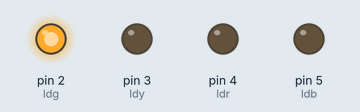
The sketch below on a simulated Arduino Uno, built with avr-gcc and run on an emulated ATmega328P. Parts: output pins drawn as LEDs (lit = HIGH). What the sketch prints to the serial monitor is not drawn.

Above: at 0.5 s.
At 2.0 s:
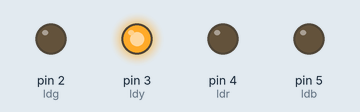
At 3.5 s:
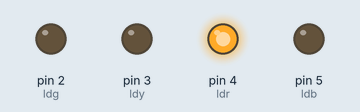
At 5.0 s:
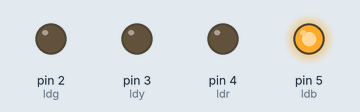
At 6.0 s:
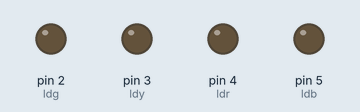
Timing chart, 0 to 8.5 s (numbered marks = the images above):
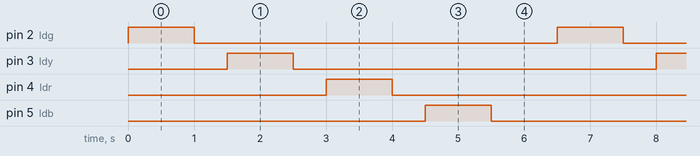

Measured:
- by itself, pin 2 (ldg), pin 3 (ldy), pin 4 (ldr), pin 5 (ldb): alternates HIGH for 1.0 s and LOW for 5.5 s
- by itself, everything shown: repeats every 6.5 s, in 8 steps

The sketch:

genius_teste.ino
```cpp
#define ldg 2
#define ldy 3
#define ldr 4
#define ldb 5
#define second 1000
#define half_second 500

void setup() {
  // put your setup code here, to run once:
  Serial.begin(9600);
  pinMode(ldg,OUTPUT);
  pinMode(ldy,OUTPUT);
  pinMode(ldr,OUTPUT);
  pinMode(ldb,OUTPUT);

}

void loop() {
  // put your main code here, to run repeatedly:
  Serial.print(ldb);
  piscaled(ldg);
  piscaled(ldy);
  piscaled(ldr);
  piscaled(ldb);
  delay(half_second);
}

void piscaled(int ledGate){
  digitalWrite(ledGate,HIGH);
  delay(second);
  digitalWrite(ledGate,LOW);
  delay(half_second);
}
```
